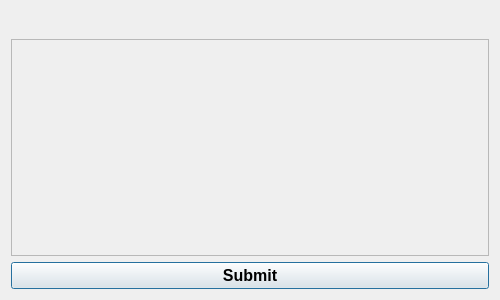
<?xml version="1.0" encoding="UTF-8"?>
<ui version="4.0">
 <class>SurveyStudentDialog</class>
 <widget class="QDialog" name="SurveyStudentDialog">
  <property name="geometry">
   <rect>
    <x>0</x>
    <y>0</y>
    <width>500</width>
    <height>300</height>
   </rect>
  </property>
  <property name="windowTitle">
   <string>Survey</string>
  </property>
  <layout class="QVBoxLayout" name="verticalLayout">
   <item>
    <widget class="QLabel" name="questionLabel">
     <property name="font">
      <font>
       <pointsize>14</pointsize>
       <bold>true</bold>
      </font>
     </property>
     <property name="wordWrap">
      <bool>true</bool>
     </property>
     <property name="text">
      <string notr="true"/>
     </property>
    </widget>
   </item>
   <item>
    <widget class="QScrollArea" name="scrollArea">
     <property name="widgetResizable">
      <bool>true</bool>
     </property>
     <widget class="QWidget" name="scrollAreaWidgetContents">
      <layout class="QVBoxLayout" name="contentLayout"/>
     </widget>
    </widget>
   </item>
   <item>
    <widget class="QPushButton" name="submitButton">
     <property name="font">
      <font>
       <pointsize>12</pointsize>
       <bold>true</bold>
      </font>
     </property>
     <property name="text">
      <string>Submit</string>
     </property>
    </widget>
   </item>
  </layout>
 </widget>
 <resources/>
 <connections/>
</ui>
